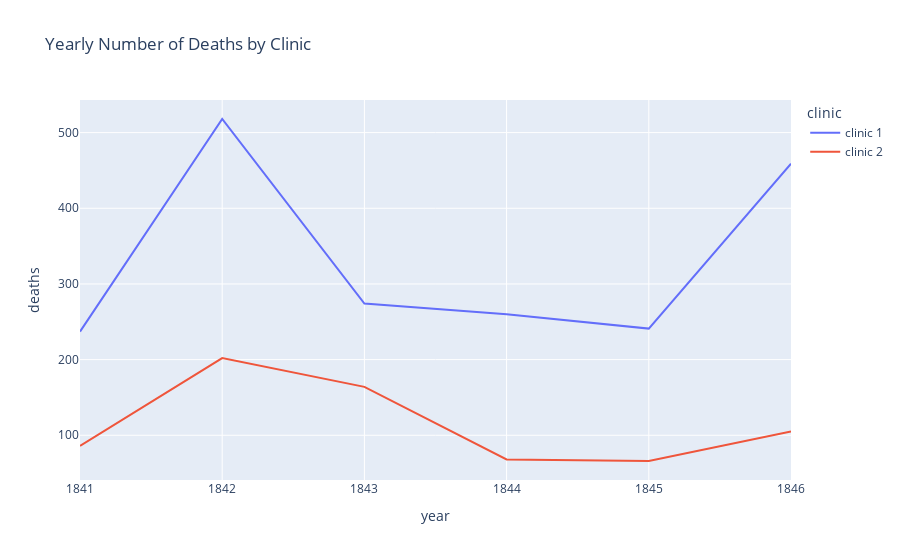

The notebook cell this image was saved under:
### Markdown cell above
Clinic 1 is busier. Patients were increasing over time. Highest recorded deaths for clinic 1 was 518 while 202 for clinic 2.

### Code cell
fig = px.line(df_yearly,
             x='year',
             y='deaths',
             color='clinic',
             title='Yearly Number of Deaths by Clinic')

fig.show()

### Figure 1 — Plotly figure (JSON) as saved in the notebook; plotly's stock layout.template omitted (floating-point values rounded to 4 significant figures)
{"data": [{"hovertemplate": "clinic=clinic 1<br>year=%{x}<br>deaths=%{y}<extra></extra>", "legendgroup": "clinic 1", "line": {"color": "#636efa", "dash": "solid"}, "marker": {"symbol": "circle"}, "mode": "lines", "name": "clinic 1", "orientation": "v", "showlegend": true, "type": "scatter", "x": [1841, 1842, 1843, 1844, 1845, 1846], "xaxis": "x", "y": [237, 518, 274, 260, 241, 459], "yaxis": "y"}, {"hovertemplate": "clinic=clinic 2<br>year=%{x}<br>deaths=%{y}<extra></extra>", "legendgroup": "clinic 2", "line": {"color": "#EF553B", "dash": "solid"}, "marker": {"symbol": "circle"}, "mode": "lines", "name": "clinic 2", "orientation": "v", "showlegend": true, "type": "scatter", "x": [1841, 1842, 1843, 1844, 1845, 1846], "xaxis": "x", "y": [86, 202, 164, 68, 66, 105], "yaxis": "y"}], "layout": {"legend": {"title": {"text": "clinic"}, "tracegroupgap": 0}, "title": {"text": "Yearly Number of Deaths by Clinic"}, "xaxis": {"anchor": "y", "domain": [0, 1], "title": {"text": "year"}}, "yaxis": {"anchor": "x", "domain": [0, 1], "title": {"text": "deaths"}}}}
